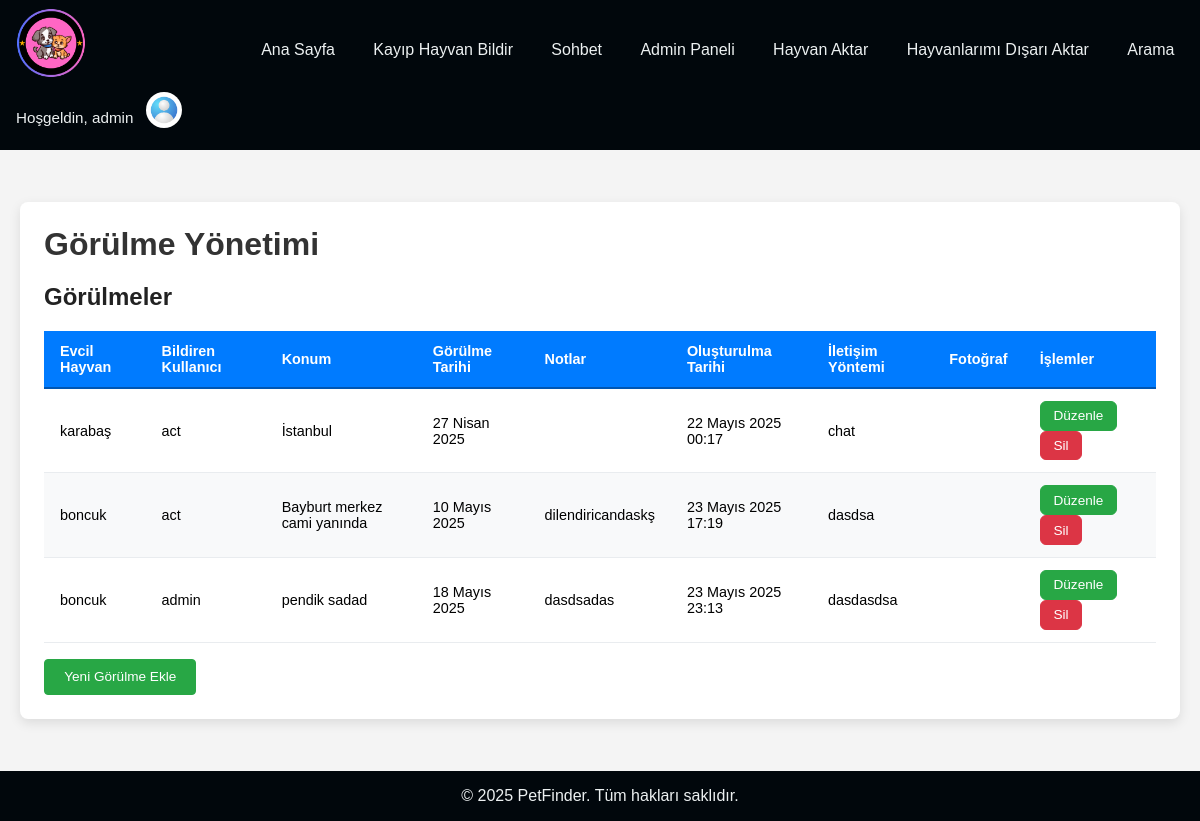
Page /mainpage/admin/sightings/ (signed in) on the earlier database version.
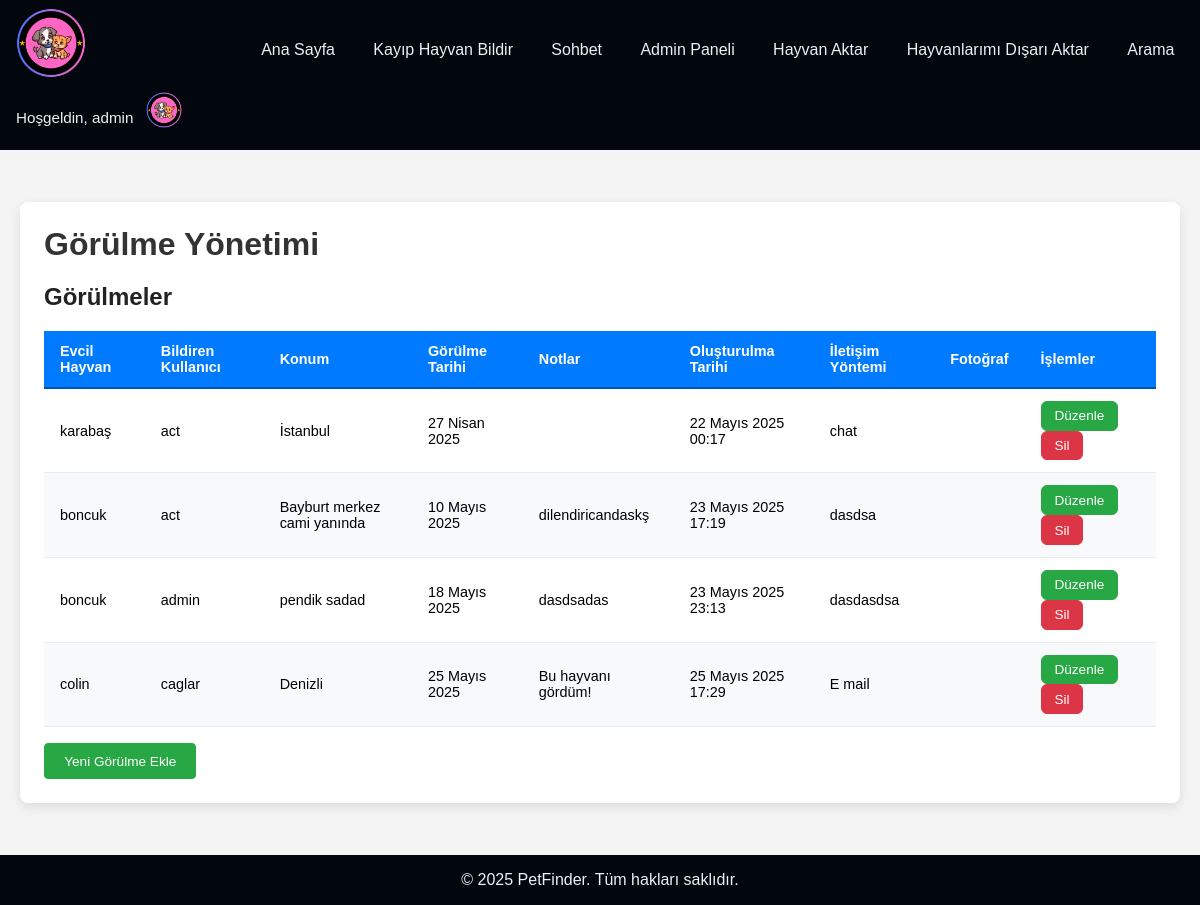
Same page on the later database version.
### mainpage/models.py (models this page shows, shortened)
class PetSighting(models.Model):
    pet = models.ForeignKey(Pet, on_delete=models.CASCADE, related_name='sightings')
    user = models.ForeignKey(User, on_delete=models.SET_NULL, null=True, blank=True)
    location = models.CharField(max_length=255)
    date_seen = models.DateField()
    notes = models.TextField(blank=True)
    created_at = models.DateTimeField(auto_now_add=True)
    contact_method = models.CharField(max_length=255, blank=True)
    photo = models.ImageField(upload_to='sightings/', blank=True, null=True)

class Pet(models.Model):
    ANIMAL_TYPES = [('Dog', 'Köpek'), ('Cat', 'Kedi'), ('Bird', 'Kuş'), ('Other', 'Diğer')]
    GENDERS = [('Male', 'Erkek'), ('Female', 'Dişi')]
    STATUS_CHOICES = [('Lost', 'Kayıp'), ('Found', 'Bulundu'), ('Returned', 'Teslim Edildi')]
    name = models.CharField(max_length=100, verbose_name="İsim")
    species = models.CharField(max_length=20, choices=ANIMAL_TYPES, verbose_name="Tür")
    breed = models.CharField(max_length=100, blank=True, verbose_name="Irk")
    age = models.PositiveIntegerField(verbose_name="Yaş")
    gender = models.CharField(max_length=10, choices=GENDERS, verbose_name="Cinsiyet")
    description = models.TextField(blank=True, verbose_name="Açıklama")
    last_seen_location = models.CharField(max_length=255, verbose_name="Son Görülme Yeri")
    last_seen_date = models.DateField(default=datetime.date(2025, 1, 1), verbose_name="Son Görülme Tarihi")
    image = models.ImageField(upload_to='pet_images/', blank=True, null=True, verbose_name="Resim")
    status = models.CharField(max_length=20, choices=STATUS_CHOICES, default='Lost', verbose_name="Durum")
    owner = models.ForeignKey(User, on_delete=models.CASCADE)
    date_reported = models.DateTimeField(auto_now_add=True, verbose_name="Bildirim Tarihi")
    tags = models.ManyToManyField("Tag", blank=True, verbose_name="Etiketler")

### accounts/models.py (models this page shows, shortened)
class UserProfile(models.Model):
    user = models.OneToOneField(User, on_delete=models.CASCADE, related_name='profile')
    profile_picture = models.ImageField(upload_to='profile_pics/', blank=True)
    contact_number = models.CharField(max_length=20, blank=True)

### mainpage/views.py (the view)
# urls.py: path('admin/sightings/', views.admin_sighting_management, name='admin_sighting_management'),
@staff_member_required
def admin_sighting_management(request):
    sightings = PetSighting.objects.all()
    form = AdminPetSightingForm()
    return render(request, 'admin/sighting_management.html', {'sightings': sightings, 'form': form})

### mainpage/context_processors.py (called while the page is built)
def user_profile(request):
    if request.user.is_authenticated:
        try:
            profile = UserProfile.objects.get(user=request.user)
        except UserProfile.DoesNotExist:
            profile = None
    else:
        profile = None
    return {'user_profile': profile}

### mainpage/templates/admin/sighting_management.html (shortened to what this page needs)
{% extends 'mainpage/base.html' %}
{% load static %}
{% block extra_css %}
    <link rel="stylesheet" href="{% static 'mainpage/admin_pet_list.css' %}">
{% endblock %}
{% block content %}
    <div class="admin-pet-list-container">
        <h1>Görülme Yönetimi</h1>
        <h2>Görülmeler</h2>
        <table>
            <thead>
                <tr>
                    <th>Evcil Hayvan</th>
                    <th>Bildiren Kullanıcı</th>
                    <th>Konum</th>
                    <th>Görülme Tarihi</th>
                    <th>Notlar</th>
                    <th>Oluşturulma Tarihi</th>
                    <th>İletişim Yöntemi</th>
                    <th>Fotoğraf</th>
                    <th>İşlemler</th>
                </tr>
            </thead>
            <tbody>
                {% for sighting in sightings %}
                    <tr>
                        <td>{{ sighting.pet.name }}</td>
                        <td>{{ sighting.user.username|default:"Anonim" }}</td>
                        <td>{{ sighting.location }}</td>
                        <td>{{ sighting.date_seen }}</td>
                        <td>{{ sighting.notes }}</td>
                        <td>{{ sighting.created_at }}</td>
                        <td>{{ sighting.contact_method }}</td>
                        <td>
                        </td>
                        <td>
                            <a class="bt green" href="{% url 'mainpage:admin_sighting_edit' sighting.pk %}">Düzenle</a>
                            <a class="bt red" href="{% url 'mainpage:admin_sighting_delete' sighting.pk %}">Sil</a>
                        </td>
                    </tr>
                {% empty %}
                    <tr><td colspan="9">Kayıtlı görülme bulunmuyor.</td></tr>
                {% endfor %}
            </tbody>
        </table>
        <div class="actions">
            <a href="{% url 'mainpage:admin_sighting_add' %}" class="bt green">Yeni Görülme Ekle</a>
        </div>
    </div>
{% endblock %}

### mainpage/templates/mainpage/base.html (shortened to what this page needs)
{% load static %}
<!DOCTYPE html>
<html lang="en">
<head>
    <link rel="stylesheet" href="{% static 'mainpage/style.css' %}">
     {% block extra_css %}{% endblock %}
    <link href="https://cdn.jsdelivr.net/npm/select2@4.1.0-rc.0/dist/css/select2.min.css" rel="stylesheet" />
</head>
<body>
<nav class="navbar">
    <div class="navbar__logo">
      <a href="{% url 'mainpage:pet_list' %}">
        <img src="{% static 'mainpage/logo.png' %}" alt="PetFinder Logo">
      </a>
    </div>
    <div class="navbar__links">
      <a href="{% url 'mainpage:pet_list' %}">Ana Sayfa</a>
      <a href="{% url 'mainpage:pet_report' %}">Kayıp Hayvan Bildir</a>
      <a href="{% url 'mainpage:chat_list' %}">Sohbet</a>
      {% if user.is_staff %}
        <a href="{% url 'mainpage:admin_views' %}">Admin Paneli</a>
      {% endif %}
      <a href="{% url 'mainpage:import_pets' %}">Hayvan Aktar</a>
      <a href="{% url 'mainpage:export_pets' %}">Hayvanlarımı Dışarı Aktar</a>
      <a href="{% url 'mainpage:pet_search' %}">Arama</a>
    </div>
    <div class="navbar__user">
      {% if user.is_authenticated %}
        <span class="navbar__greeting">Hoşgeldin, {{ user.username }}</span>
        <div class="profile-dropdown">
          <div class="profile-toggle">
            {% if user_profile.profile_picture %}
              <img
                class="navbar__avatar"
                src="{{ user_profile.profile_picture.url }}"
                alt="Profil Resmi"
              >
            {% else %}
              <img
                class="navbar__avatar"
                src="{% static 'mainpage/default_profile.jpg' %}"
                alt="Profil Resmi"
              >
            {% endif %}
          </div>
        </div>
      {% else %}
      <div class="navbar__links">
        <a href="{% url 'accounts:login' %}">Giriş</a>
        <a href="{% url 'accounts:register' %}">Kayıt Ol</a>
      </div>
      {% endif %}
    </div>
  </nav>
   <div class="content">
    {% block content %}{% endblock %}
  </div>
  <footer class="footer">
    <div class="copyright">
      © 2025 PetFinder. Tüm hakları saklıdır.
    </div>
  </footer>
</body>
</html>

Differences in the rows shown:
now on this page (row edited): UserProfile: profile_picture (picture)
added PetSighting: pet.name "colin", user.username "caglar", location "Denizli", date_seen "25 Mayıs 2025", notes "Bu hayvanı gördüm!", created_at "25 Mayıs 2025 17:29", contact_method "E mail"
